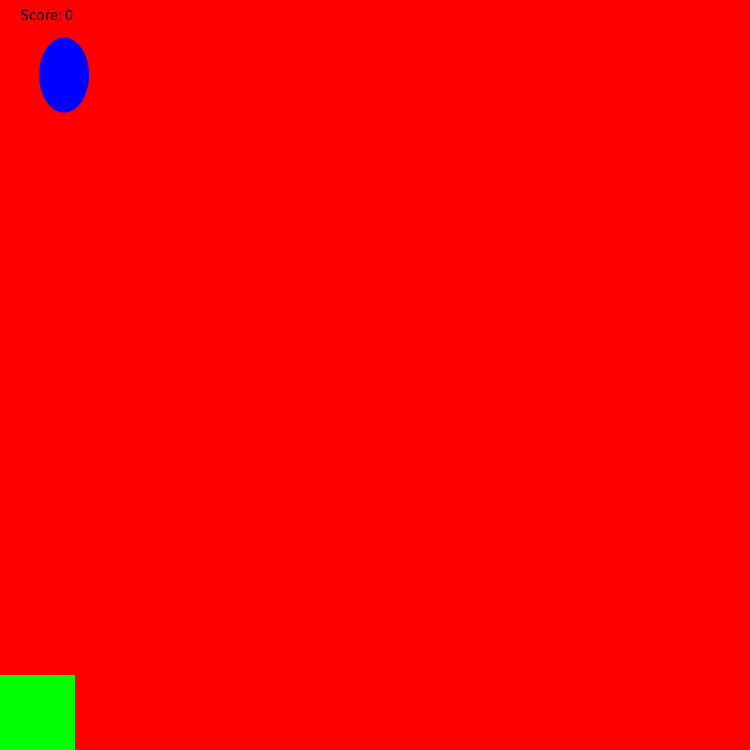
Frame 1 (no input)
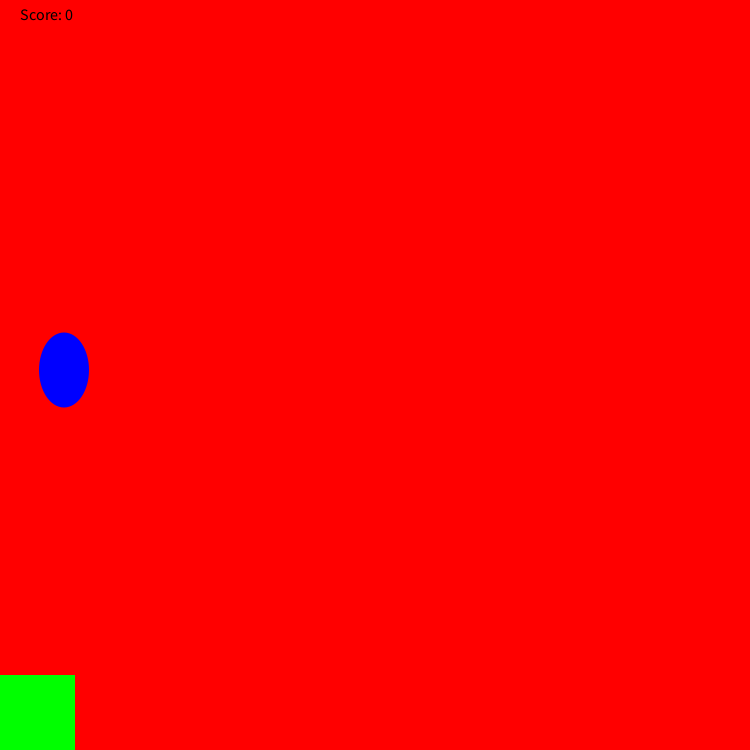
Frame 60 (the mouse pressed at the canvas centre just before this capture)
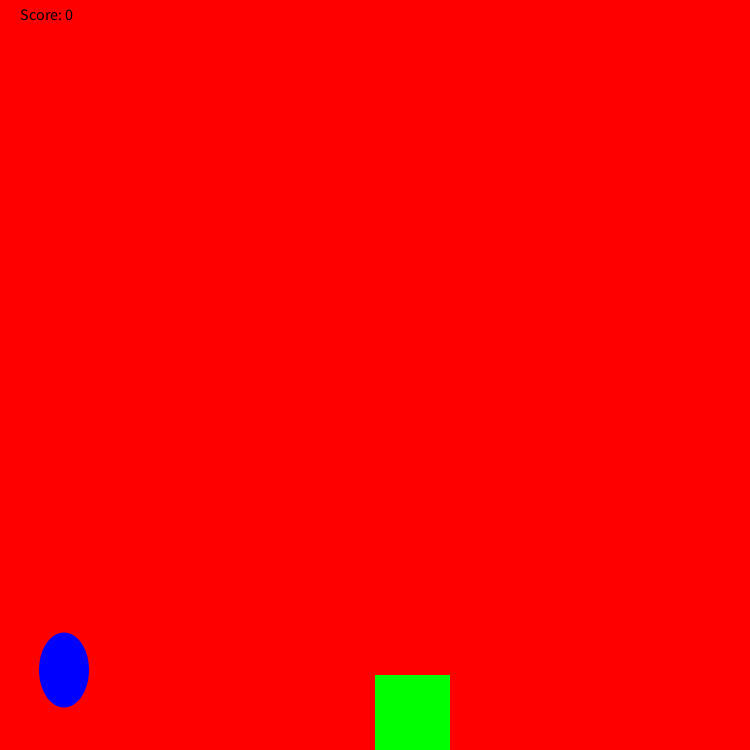
Frame 120 (the mouse held since frame 60 and released just before this capture)

The Processing sketch that drew these frames (run headless with seeded random() and noise(); from frame 60 on, the mouse is pressed at the canvas centre):

// Processing sketch: raingame
// ── raingame.pde
int y = 70;
int score = 0;
void setup(){
  size(750,750);
}
int randomNumber = (int) random(width);
void draw(){
  y+=5;
  background(255,0,0);
  if(y>750){
    randomNumber = (int) random(width);
    y = 70;
    ellipse(randomNumber,y,50,75);
  }
  fill(0,0,255);
  noStroke();
  ellipse(randomNumber,y,50,75);
  
  fill(0,255,0);
  rect(mouseX,675,75,75);
  
  fill(0,0,0);
  textSize(16);
  text("Score: " + score, 20, 20);
}
void checkCatch(){
if (y > mouseX && y < mouseX+75)
      score++;
   else if (score > 0)
     score--;
println("Your score is now: " + score);
}
